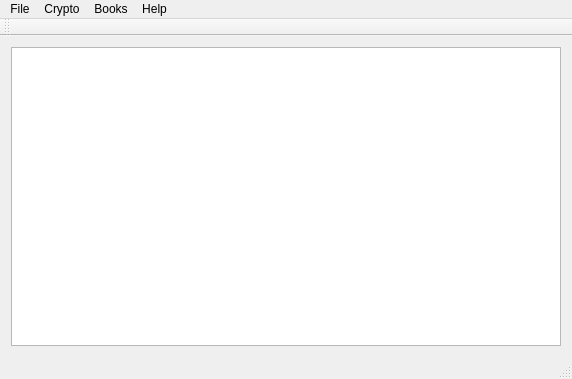
<?xml version="1.0" encoding="UTF-8"?>
<ui version="4.0">
 <class>MainWindow</class>
 <widget class="QMainWindow" name="MainWindow">
  <property name="geometry">
   <rect>
    <x>0</x>
    <y>0</y>
    <width>572</width>
    <height>379</height>
   </rect>
  </property>
  <property name="windowTitle">
   <string>OTPNitro GUI</string>
  </property>
  <property name="windowIcon">
   <iconset resource="icons.qrc">
    <normaloff>:/icons/main_icon_32.png</normaloff>:/icons/main_icon_32.png</iconset>
  </property>
  <widget class="QWidget" name="centralWidget">
   <layout class="QVBoxLayout" name="verticalLayout">
    <item>
     <widget class="QPlainTextEdit" name="msgBox">
      <property name="font">
       <font>
        <family>Monospace</family>
        <weight>75</weight>
        <bold>true</bold>
        <strikeout>false</strikeout>
       </font>
      </property>
     </widget>
    </item>
   </layout>
  </widget>
  <widget class="QMenuBar" name="menuBar">
   <property name="geometry">
    <rect>
     <x>0</x>
     <y>0</y>
     <width>572</width>
     <height>22</height>
    </rect>
   </property>
   <widget class="QMenu" name="menuFile">
    <property name="title">
     <string>File</string>
    </property>
    <addaction name="actionClear"/>
    <addaction name="separator"/>
    <addaction name="actionOpen"/>
    <addaction name="actionSave"/>
    <addaction name="separator"/>
    <addaction name="actionSettings"/>
    <addaction name="separator"/>
    <addaction name="actionExit"/>
   </widget>
   <widget class="QMenu" name="menuCrypto">
    <property name="title">
     <string>Crypto</string>
    </property>
    <addaction name="actionCrypt"/>
    <addaction name="actionDecrypt"/>
    <addaction name="separator"/>
    <addaction name="actionEncode"/>
   </widget>
   <widget class="QMenu" name="menuBooks">
    <property name="title">
     <string>Books</string>
    </property>
    <addaction name="actionRefresh_books"/>
    <addaction name="actionGenerate_book"/>
    <addaction name="separator"/>
    <addaction name="actionBurn_page"/>
   </widget>
   <widget class="QMenu" name="menuHelp">
    <property name="title">
     <string>Help</string>
    </property>
    <addaction name="actionHelp"/>
    <addaction name="separator"/>
    <addaction name="actionAbout"/>
   </widget>
   <addaction name="menuFile"/>
   <addaction name="menuCrypto"/>
   <addaction name="menuBooks"/>
   <addaction name="menuHelp"/>
  </widget>
  <widget class="QToolBar" name="mainToolBar">
   <attribute name="toolBarArea">
    <enum>TopToolBarArea</enum>
   </attribute>
   <attribute name="toolBarBreak">
    <bool>false</bool>
   </attribute>
  </widget>
  <widget class="QStatusBar" name="statusBar"/>
  <action name="actionClear">
   <property name="icon">
    <iconset resource="icons.qrc">
     <normaloff>:/icons/clear.png</normaloff>:/icons/clear.png</iconset>
   </property>
   <property name="text">
    <string>Clear</string>
   </property>
   <property name="shortcut">
    <string>Ctrl+K</string>
   </property>
  </action>
  <action name="actionOpen">
   <property name="icon">
    <iconset resource="icons.qrc">
     <normaloff>:/icons/open.png</normaloff>:/icons/open.png</iconset>
   </property>
   <property name="text">
    <string>Open</string>
   </property>
   <property name="shortcut">
    <string>Ctrl+O</string>
   </property>
  </action>
  <action name="actionSave">
   <property name="icon">
    <iconset resource="icons.qrc">
     <normaloff>:/icons/save.png</normaloff>:/icons/save.png</iconset>
   </property>
   <property name="text">
    <string>Save</string>
   </property>
   <property name="shortcut">
    <string>Ctrl+S</string>
   </property>
  </action>
  <action name="actionSettings">
   <property name="icon">
    <iconset resource="icons.qrc">
     <normaloff>:/icons/config.png</normaloff>:/icons/config.png</iconset>
   </property>
   <property name="text">
    <string>Settings</string>
   </property>
   <property name="shortcut">
    <string>Ctrl+T</string>
   </property>
  </action>
  <action name="actionExit">
   <property name="icon">
    <iconset resource="icons.qrc">
     <normaloff>:/icons/exit.png</normaloff>:/icons/exit.png</iconset>
   </property>
   <property name="text">
    <string>Exit</string>
   </property>
   <property name="shortcut">
    <string>Ctrl+Q</string>
   </property>
  </action>
  <action name="actionCrypt">
   <property name="icon">
    <iconset resource="icons.qrc">
     <normaloff>:/icons/crypt.png</normaloff>:/icons/crypt.png</iconset>
   </property>
   <property name="text">
    <string>Crypt</string>
   </property>
   <property name="shortcut">
    <string>Ctrl+E</string>
   </property>
  </action>
  <action name="actionDecrypt">
   <property name="icon">
    <iconset resource="icons.qrc">
     <normaloff>:/icons/decrypt.png</normaloff>:/icons/decrypt.png</iconset>
   </property>
   <property name="text">
    <string>Decrypt</string>
   </property>
   <property name="shortcut">
    <string>Ctrl+D</string>
   </property>
  </action>
  <action name="actionEncode">
   <property name="icon">
    <iconset resource="icons.qrc">
     <normaloff>:/icons/encode.png</normaloff>:/icons/encode.png</iconset>
   </property>
   <property name="text">
    <string>Encode</string>
   </property>
   <property name="shortcut">
    <string>Ctrl+N</string>
   </property>
  </action>
  <action name="actionRefresh_books">
   <property name="icon">
    <iconset resource="icons.qrc">
     <normaloff>:/icons/refresh.png</normaloff>:/icons/refresh.png</iconset>
   </property>
   <property name="text">
    <string>Refresh books</string>
   </property>
   <property name="shortcut">
    <string>Ctrl+R</string>
   </property>
  </action>
  <action name="actionGenerate_book">
   <property name="icon">
    <iconset resource="icons.qrc">
     <normaloff>:/icons/generate.png</normaloff>:/icons/generate.png</iconset>
   </property>
   <property name="text">
    <string>Generate book</string>
   </property>
   <property name="shortcut">
    <string>Ctrl+G</string>
   </property>
  </action>
  <action name="actionBurn_page">
   <property name="icon">
    <iconset resource="icons.qrc">
     <normaloff>:/icons/burn.png</normaloff>:/icons/burn.png</iconset>
   </property>
   <property name="text">
    <string>Burn page</string>
   </property>
   <property name="shortcut">
    <string>Ctrl+B</string>
   </property>
  </action>
  <action name="actionHelp">
   <property name="icon">
    <iconset resource="icons.qrc">
     <normaloff>:/icons/help.png</normaloff>:/icons/help.png</iconset>
   </property>
   <property name="text">
    <string>Help</string>
   </property>
   <property name="shortcut">
    <string>F1</string>
   </property>
  </action>
  <action name="actionAbout">
   <property name="icon">
    <iconset resource="icons.qrc">
     <normaloff>:/icons/about.png</normaloff>:/icons/about.png</iconset>
   </property>
   <property name="text">
    <string>About</string>
   </property>
  </action>
 </widget>
 <layoutdefault spacing="6" margin="11"/>
 <resources>
  <include location="icons.qrc"/>
 </resources>
 <connections>
  <connection>
   <sender>actionExit</sender>
   <signal>activated()</signal>
   <receiver>MainWindow</receiver>
   <slot>close()</slot>
   <hints>
    <hint type="sourcelabel">
     <x>-1</x>
     <y>-1</y>
    </hint>
    <hint type="destinationlabel">
     <x>285</x>
     <y>189</y>
    </hint>
   </hints>
  </connection>
 </connections>
</ui>
